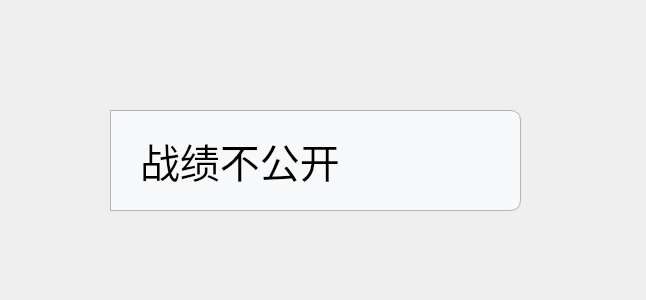
<?xml version="1.0" encoding="UTF-8"?>
<ui version="4.0">
 <class>Dialog</class>
 <widget class="QDialog" name="Dialog">
  <property name="geometry">
   <rect>
    <x>0</x>
    <y>0</y>
    <width>646</width>
    <height>300</height>
   </rect>
  </property>
  <property name="windowTitle">
   <string>Dialog</string>
  </property>
  <widget class="QWidget" name="summoner_1" native="true">
   <property name="geometry">
    <rect>
     <x>110</x>
     <y>110</y>
     <width>411</width>
     <height>101</height>
    </rect>
   </property>
   <property name="font">
    <font>
     <family>Arial Black</family>
    </font>
   </property>
   <property name="styleSheet">
    <string notr="true">QWidget#summoner_1{
background-color:rgb(248, 249, 250);
border: 1px solid rgb(179, 179, 179) ;
border-style:solid;
border-bottom-right-radius:10px;
border-top-right-radius:10px;
}</string>
   </property>
   <widget class="QLabel" name="label">
    <property name="geometry">
     <rect>
      <x>30</x>
      <y>0</y>
      <width>291</width>
      <height>101</height>
     </rect>
    </property>
    <property name="font">
     <font>
      <pointsize>30</pointsize>
     </font>
    </property>
    <property name="text">
     <string>战绩不公开</string>
    </property>
   </widget>
  </widget>
 </widget>
 <resources/>
 <connections/>
</ui>
